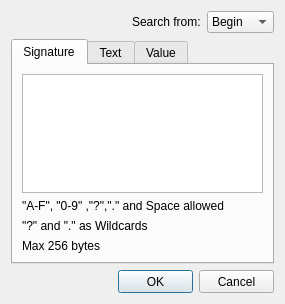
<?xml version="1.0" encoding="UTF-8"?>
<ui version="4.0">
 <class>QXHexSearch</class>
 <widget class="QDialog" name="QXHexSearch">
  <property name="windowModality">
   <enum>Qt::ApplicationModal</enum>
  </property>
  <property name="geometry">
   <rect>
    <x>0</x>
    <y>0</y>
    <width>285</width>
    <height>304</height>
   </rect>
  </property>
  <property name="minimumSize">
   <size>
    <width>285</width>
    <height>304</height>
   </size>
  </property>
  <property name="maximumSize">
   <size>
    <width>285</width>
    <height>304</height>
   </size>
  </property>
  <property name="windowTitle">
   <string>Search</string>
  </property>
  <property name="modal">
   <bool>true</bool>
  </property>
  <layout class="QVBoxLayout" name="verticalLayout">
   <item>
    <layout class="QHBoxLayout" name="horizontalLayout_3">
     <item>
      <spacer name="horizontalSpacer_2">
       <property name="orientation">
        <enum>Qt::Horizontal</enum>
       </property>
       <property name="sizeHint" stdset="0">
        <size>
         <width>40</width>
         <height>20</height>
        </size>
       </property>
      </spacer>
     </item>
     <item>
      <widget class="QLabel" name="labelSearchFrom">
       <property name="text">
        <string>Search from:</string>
       </property>
      </widget>
     </item>
     <item>
      <widget class="QComboBoxX" name="comboBoxSearchFrom">
       <item>
        <property name="text">
         <string>Begin</string>
        </property>
       </item>
       <item>
        <property name="text">
         <string>Cursor</string>
        </property>
       </item>
      </widget>
     </item>
    </layout>
   </item>
   <item>
    <widget class="QTabWidgetX" name="tabWidget">
     <property name="currentIndex">
      <number>0</number>
     </property>
     <widget class="QWidget" name="tabSignature">
      <attribute name="title">
       <string>Signature</string>
      </attribute>
      <layout class="QVBoxLayout" name="verticalLayout_4">
       <item>
        <widget class="QTextEditXHEX" name="textEditData"/>
       </item>
       <item>
        <widget class="QLabel" name="labelHEXInfo">
         <property name="text">
          <string>&quot;A-F&quot;, &quot;0-9&quot; ,&quot;?&quot;,&quot;.&quot; and Space allowed</string>
         </property>
         <property name="textFormat">
          <enum>Qt::PlainText</enum>
         </property>
        </widget>
       </item>
       <item>
        <widget class="QLabel" name="labelHEXInfo2">
         <property name="text">
          <string>&quot;?&quot; and &quot;.&quot; as Wildcards</string>
         </property>
        </widget>
       </item>
       <item>
        <widget class="QLabel" name="label">
         <property name="text">
          <string>Max 256 bytes</string>
         </property>
        </widget>
       </item>
      </layout>
     </widget>
     <widget class="QWidget" name="tabText">
      <attribute name="title">
       <string>Text</string>
      </attribute>
      <layout class="QVBoxLayout" name="verticalLayout_7">
       <item>
        <widget class="QTextEdit" name="textEditText"/>
       </item>
       <item>
        <layout class="QHBoxLayout" name="horizontalLayout_5">
         <item>
          <layout class="QVBoxLayout" name="verticalLayout_5">
           <item>
            <widget class="QLabel" name="labelTextInfo">
             <property name="text">
              <string>Max 256 symbols</string>
             </property>
            </widget>
           </item>
           <item>
            <layout class="QHBoxLayout" name="horizontalLayout_4">
             <item>
              <widget class="QCheckBoxX" name="checkBoxMatchCase">
               <property name="text">
                <string>Match case</string>
               </property>
               <property name="checked">
                <bool>false</bool>
               </property>
              </widget>
             </item>
             <item>
              <spacer name="horizontalSpacer_4">
               <property name="orientation">
                <enum>Qt::Horizontal</enum>
               </property>
               <property name="sizeHint" stdset="0">
                <size>
                 <width>40</width>
                 <height>20</height>
                </size>
               </property>
              </spacer>
             </item>
            </layout>
           </item>
          </layout>
         </item>
         <item>
          <layout class="QVBoxLayout" name="verticalLayout_6">
           <item>
            <widget class="QRadioButtonX" name="radioButtonANSI">
             <property name="text">
              <string notr="true">ANSI</string>
             </property>
             <property name="checked">
              <bool>true</bool>
             </property>
            </widget>
           </item>
           <item>
            <widget class="QRadioButtonX" name="radioButtonUnicode">
             <property name="text">
              <string notr="true">Unicode</string>
             </property>
            </widget>
           </item>
          </layout>
         </item>
        </layout>
       </item>
      </layout>
     </widget>
     <widget class="QWidget" name="tabValues">
      <attribute name="title">
       <string>Value</string>
      </attribute>
      <layout class="QVBoxLayout" name="verticalLayout_2">
       <item>
        <layout class="QHBoxLayout" name="horizontalLayout_2">
         <item>
          <widget class="QLineEditX" name="lineEditValue">
           <property name="text">
            <string notr="true">0</string>
           </property>
          </widget>
         </item>
         <item>
          <widget class="QLineEditX" name="lineEditHEX">
           <property name="readOnly">
            <bool>true</bool>
           </property>
          </widget>
         </item>
        </layout>
       </item>
       <item>
        <widget class="QGroupBox" name="groupBoxEndianness">
         <property name="title">
          <string>Endianness</string>
         </property>
         <layout class="QFormLayout" name="formLayout_2">
          <item row="0" column="0">
           <widget class="QRadioButtonX" name="radioButtonBigEndian">
            <property name="text">
             <string notr="true">Big-Endian</string>
            </property>
            <property name="checked">
             <bool>true</bool>
            </property>
           </widget>
          </item>
          <item row="0" column="1">
           <widget class="QRadioButtonX" name="radioButtonLittleEndian">
            <property name="text">
             <string notr="true">Little-Endian</string>
            </property>
           </widget>
          </item>
         </layout>
        </widget>
       </item>
       <item>
        <widget class="QGroupBox" name="groupBoxType">
         <property name="title">
          <string>Type</string>
         </property>
         <layout class="QVBoxLayout" name="verticalLayout_3">
          <item>
           <layout class="QGridLayout" name="gridLayout">
            <item row="0" column="0">
             <widget class="QRadioButtonX" name="radioButtonChar">
              <property name="text">
               <string notr="true">char</string>
              </property>
             </widget>
            </item>
            <item row="0" column="1">
             <widget class="QRadioButtonX" name="radioButtonShort">
              <property name="text">
               <string notr="true">short</string>
              </property>
             </widget>
            </item>
            <item row="0" column="2">
             <widget class="QRadioButtonX" name="radioButtonInt">
              <property name="text">
               <string notr="true">int</string>
              </property>
             </widget>
            </item>
            <item row="0" column="3">
             <widget class="QRadioButtonX" name="radioButtonInt64">
              <property name="text">
               <string notr="true">int64</string>
              </property>
             </widget>
            </item>
            <item row="1" column="0">
             <widget class="QRadioButtonX" name="radioButtonUChar">
              <property name="text">
               <string notr="true">uchar</string>
              </property>
             </widget>
            </item>
            <item row="1" column="1">
             <widget class="QRadioButtonX" name="radioButtonUShort">
              <property name="text">
               <string notr="true">ushort</string>
              </property>
             </widget>
            </item>
            <item row="1" column="2">
             <widget class="QRadioButtonX" name="radioButtonUInt">
              <property name="text">
               <string notr="true">uint</string>
              </property>
              <property name="checked">
               <bool>true</bool>
              </property>
             </widget>
            </item>
            <item row="1" column="3">
             <widget class="QRadioButtonX" name="radioButtonUInt64">
              <property name="text">
               <string notr="true">uint64</string>
              </property>
             </widget>
            </item>
            <item row="2" column="0">
             <widget class="QRadioButtonX" name="radioButtonDouble">
              <property name="text">
               <string notr="true">double</string>
              </property>
             </widget>
            </item>
            <item row="2" column="1">
             <widget class="QRadioButtonX" name="radioButtonFloat">
              <property name="text">
               <string notr="true">float</string>
              </property>
             </widget>
            </item>
           </layout>
          </item>
         </layout>
        </widget>
       </item>
      </layout>
     </widget>
    </widget>
   </item>
   <item>
    <layout class="QHBoxLayout" name="horizontalLayout">
     <item>
      <spacer name="horizontalSpacer">
       <property name="orientation">
        <enum>Qt::Horizontal</enum>
       </property>
       <property name="sizeHint" stdset="0">
        <size>
         <width>40</width>
         <height>20</height>
        </size>
       </property>
      </spacer>
     </item>
     <item>
      <widget class="QPushButtonX" name="pushButtonOK">
       <property name="minimumSize">
        <size>
         <width>75</width>
         <height>23</height>
        </size>
       </property>
       <property name="maximumSize">
        <size>
         <width>75</width>
         <height>23</height>
        </size>
       </property>
       <property name="text">
        <string>OK</string>
       </property>
      </widget>
     </item>
     <item>
      <widget class="QPushButtonX" name="pushButtonCancel">
       <property name="minimumSize">
        <size>
         <width>75</width>
         <height>23</height>
        </size>
       </property>
       <property name="maximumSize">
        <size>
         <width>75</width>
         <height>23</height>
        </size>
       </property>
       <property name="text">
        <string>Cancel</string>
       </property>
      </widget>
     </item>
    </layout>
   </item>
  </layout>
 </widget>
 <customwidgets>
  <customwidget>
   <class>QPushButtonX</class>
   <extends>QPushButton</extends>
   <header>qpushbuttonx.h</header>
  </customwidget>
  <customwidget>
   <class>QLineEditX</class>
   <extends>QLineEdit</extends>
   <header>qlineeditx.h</header>
  </customwidget>
  <customwidget>
   <class>QTabWidgetX</class>
   <extends>QTabWidget</extends>
   <header>qtabwidgetx.h</header>
   <container>1</container>
  </customwidget>
  <customwidget>
   <class>QCheckBoxX</class>
   <extends>QCheckBox</extends>
   <header>qcheckboxx.h</header>
  </customwidget>
  <customwidget>
   <class>QComboBoxX</class>
   <extends>QComboBox</extends>
   <header>qcomboboxx.h</header>
  </customwidget>
  <customwidget>
   <class>QRadioButtonX</class>
   <extends>QRadioButton</extends>
   <header>qradiobuttonx.h</header>
  </customwidget>
  <customwidget>
   <class>QTextEditXHEX</class>
   <extends>QTextEdit</extends>
   <header>qtexteditxhex.h</header>
  </customwidget>
 </customwidgets>
 <resources/>
 <connections/>
</ui>
